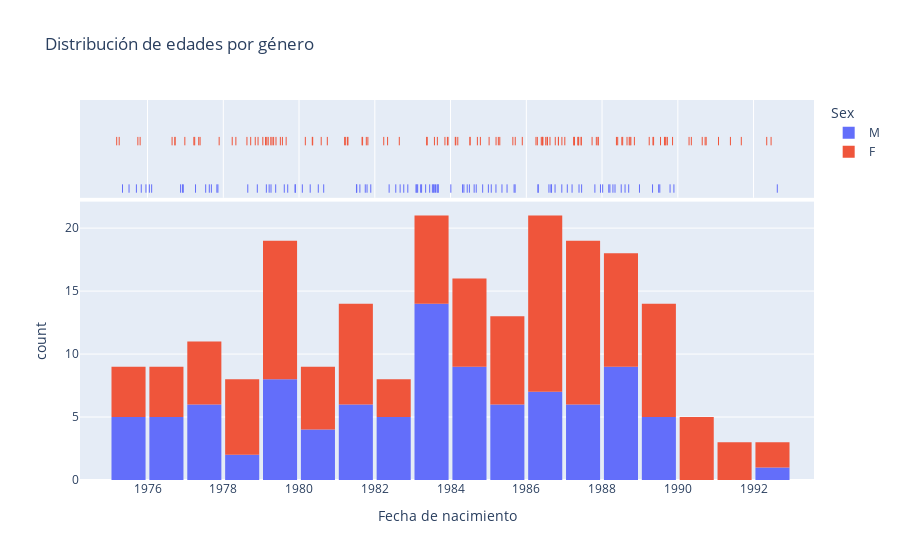

Notebook code cell kept with this figure:
### Markdown cell above
## 3. Distribución de edades por género

### Code cell
fig3 = px.histogram(
    df,
    x="DOB",
    color="Sex",
    nbins=30,
    title="Distribución de edades por género",
    labels={"DOB": "Fecha de nacimiento"},
    marginal="rug",
    hover_data=df.columns,
)
fig3.update_layout(bargap=0.1)
fig3.show()
